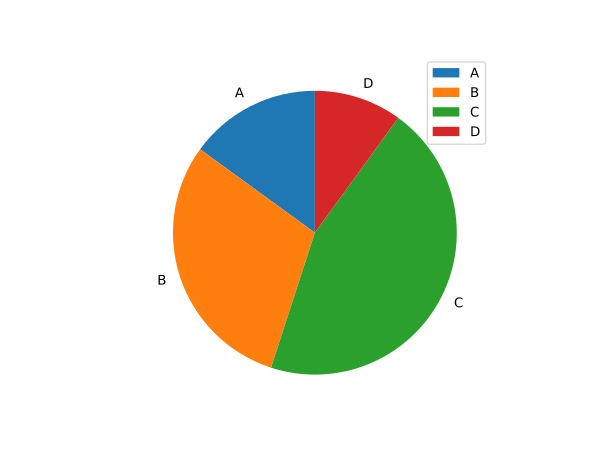

Recreate this plot in Python.
import matplotlib.pyplot as plt

# 准备数据
sizes = [15, 30, 45, 10]  # 数据总和为 100

# 设置阈值
threshold = 10

# 对数据进行处理，将小于阈值的部分的标签设为 ''，并将 autopct 参数设为 None
labels = ['A', 'B', 'C', 'D']
for i, size in enumerate(sizes):
    if size < threshold:
        labels[i] = ''
        
# 绘制饼图，autopct 参数设为 None
plt.pie(sizes, labels=labels, autopct=None, startangle=90)

# 显示图例
plt.legend()

# 显示图形
plt.show()
plt.savefig("test2.svg")